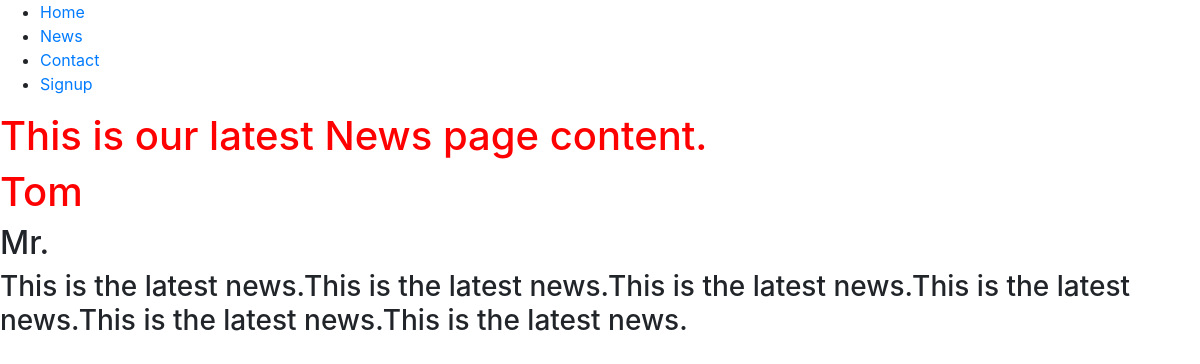
Page /news/ on the committed database.
### NewsApp/models.py (models this page shows, shortened)
class News(models.Model):
    author = models.CharField(max_length=30)
    title = models.CharField(max_length=30)
    description = models.TextField()
    pub_date = models.DateTimeField(default= timezone.now())

### NewsApp/views.py (the view)
# urls.py: path('news/', NewsP, name='news'),
def NewsP(request):
    obj = News.objects.get(id=1)
    context = {
        "data":obj
    }
    return render(request, 'news.html', context)

### Templates/news.html (shortened to what this page needs)
{% extends 'base.html' %}
{% block body %}
<h1>This is our latest News page content.</h1>
<h1>{{ data.author }}</h1>
<h2>{{ data.title }}</h2>
<h3>{{ data.description }}</h3>
{% endblock %}

### static/css/style.css (style rules this page uses)
h1 { color:red; }

### rows in the picture
News: author "Tom", title "Mr.", description "This is the latest news.This is the latest news.This is the latest news.This is the latest news.This is the latest news.This is the latest news."
